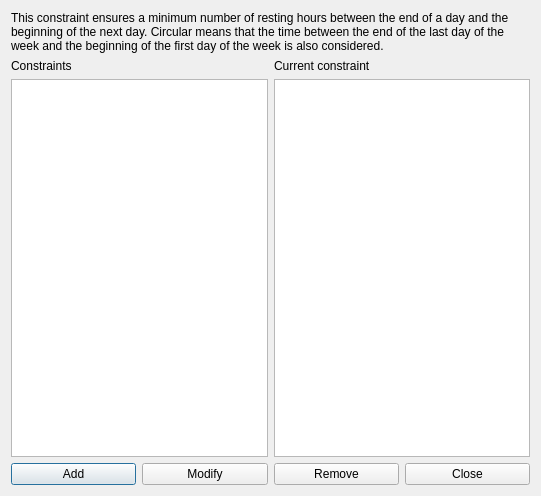
<?xml version="1.0" encoding="UTF-8"?>
<ui version="4.0">
 <class>ConstraintTeachersMinRestingHoursForm_template</class>
 <widget class="QDialog" name="ConstraintTeachersMinRestingHoursForm_template">
  <property name="geometry">
   <rect>
    <x>0</x>
    <y>0</y>
    <width>541</width>
    <height>496</height>
   </rect>
  </property>
  <property name="windowTitle">
   <string extracomment="This is the title of the dialog in which you see the list of all constraints of this type">Constraints teachers min resting hours</string>
  </property>
  <layout class="QGridLayout" name="gridLayout">
   <item row="0" column="0" colspan="2">
    <widget class="QLabel" name="label">
     <property name="sizePolicy">
      <sizepolicy hsizetype="Minimum" vsizetype="Minimum">
       <horstretch>0</horstretch>
       <verstretch>0</verstretch>
      </sizepolicy>
     </property>
     <property name="text">
      <string>This constraint ensures a minimum number of resting hours between the end of a day and the beginning of the next day. Circular means that the time between the end of the last day of the week and the beginning of the first day of the week is also considered.</string>
     </property>
     <property name="wordWrap">
      <bool>true</bool>
     </property>
    </widget>
   </item>
   <item row="1" column="0">
    <layout class="QVBoxLayout" name="verticalLayout">
     <item>
      <widget class="QLabel" name="constraintsTextLabel">
       <property name="frameShape">
        <enum>QFrame::NoFrame</enum>
       </property>
       <property name="frameShadow">
        <enum>QFrame::Plain</enum>
       </property>
       <property name="text">
        <string>Constraints</string>
       </property>
       <property name="wordWrap">
        <bool>false</bool>
       </property>
      </widget>
     </item>
     <item>
      <widget class="QListWidget" name="constraintsListWidget"/>
     </item>
    </layout>
   </item>
   <item row="1" column="1">
    <layout class="QVBoxLayout" name="verticalLayout_2">
     <item>
      <widget class="QLabel" name="currentConstraintTextLabel">
       <property name="text">
        <string>Current constraint</string>
       </property>
       <property name="wordWrap">
        <bool>false</bool>
       </property>
      </widget>
     </item>
     <item>
      <widget class="QPlainTextEdit" name="currentConstraintTextEdit"/>
     </item>
    </layout>
   </item>
   <item row="2" column="0" colspan="2">
    <layout class="QHBoxLayout" name="horizontalLayout">
     <item>
      <widget class="QPushButton" name="addConstraintPushButton">
       <property name="text">
        <string>Add</string>
       </property>
      </widget>
     </item>
     <item>
      <widget class="QPushButton" name="modifyConstraintPushButton">
       <property name="text">
        <string>Modify</string>
       </property>
      </widget>
     </item>
     <item>
      <widget class="QPushButton" name="removeConstraintPushButton">
       <property name="text">
        <string>Remove</string>
       </property>
      </widget>
     </item>
     <item>
      <widget class="QPushButton" name="closePushButton">
       <property name="text">
        <string>Close</string>
       </property>
      </widget>
     </item>
    </layout>
   </item>
  </layout>
 </widget>
 <layoutdefault spacing="6" margin="11"/>
 <resources/>
 <connections/>
</ui>
